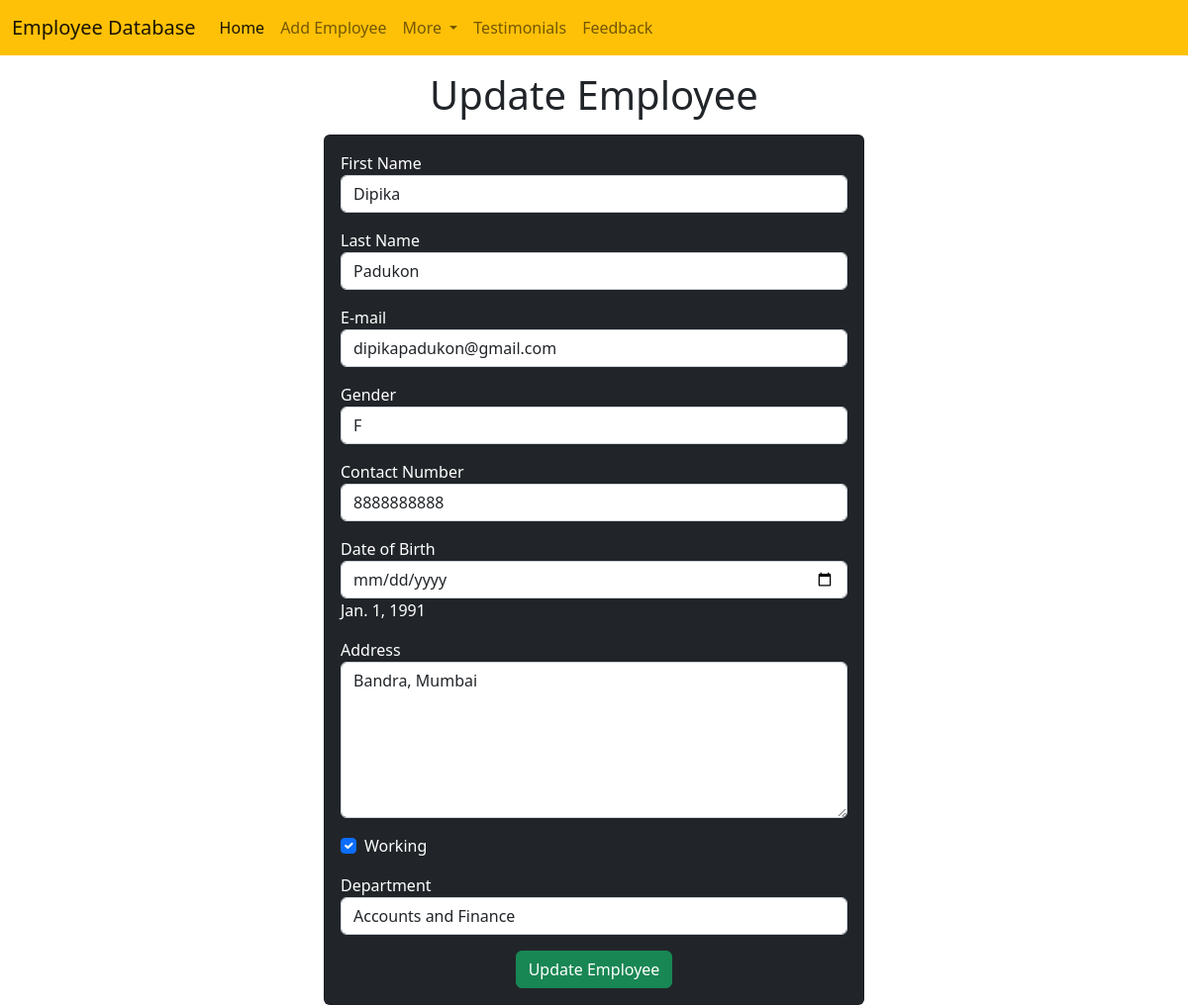
Page /employee/update-employee/9 on the committed database.
### employee/models.py (models this page shows, shortened)
class Emp_data(models.Model):
    fname= models.CharField(max_length=30)
    lname= models.CharField(max_length=30)
    email= models.CharField(max_length=40)
    GENDER_CHOICES = [
        ('M', 'Male'),
        ('F', 'Female'),
    ]
    gender = models.CharField(max_length=1, choices=GENDER_CHOICES)
    contact= models.IntegerField()
    dob = models.DateField(verbose_name='Date of Birth')
    address =models.CharField(max_length=200)
    working = models.BooleanField(default=True)
    department = models.CharField(max_length=200,null=True)

### employee/views.py (the view)
# urls.py: path("update-employee/<int:employee_id>",update_employee),
def update_employee(request,employee_id):
    emp= Emp_data.objects.get(pk=employee_id)
    return render(request,"employee/update-employee.html",{
        'emp':emp
    })

### templates/employee/update-employee.html (shortened to what this page needs)
<!doctype html>
<html lang="en">
  <head>
    <link href="https://cdn.jsdelivr.net/npm/bootstrap@5.2.3/dist/css/bootstrap.min.css" rel="stylesheet">
  </head>
  <body>
    {% include 'employee/navbar.html' %}
    <h1 class= "text-center my-3"><center>Update Employee</center></h1>
    <div class="container">
      <div class="row">
        <div class="col-md-6 offset-md-3">
            <div class="card bg-dark text-white">
              <div class="card-body">
                <form action="/employee/do-update/{{emp.id}}" method="POST">
                  <div class="mb-3">
                    <label for ="fname">First Name</label>
                    <input id="fname" type ="text" class="form-control" placeholder="Enter First Name" name="fname" value={{emp.fname}}>
                  </div>
                  <div class="mb-3">
                    <label for ="lname">Last Name</label>
                    <input id="lname" type ="text" class="form-control" placeholder="Enter Last Name" name="lname" value={{emp.lname}}>
                  </div>
                  <div class="mb-3">
                    <label for ="email">E-mail</label>
                    <input id="email" type ="text" class="form-control" placeholder="Enter E-mail here" name="email" value={{emp.email}}>
                  </div>
                  <div class="mb-3">
                    <label for ="gender">Gender</label>
                    <input id="gender" type ="text" class="form-control" placeholder="Select Gender" name="gender" value={{emp.gender}}>
                  </div>
                  <div class="mb-3">
                    <label for ="contact">Contact Number</label>
                    <input id="contact" type ="text" class="form-control" placeholder="Enter Contact Details" name="contact" value={{emp.contact}}>
                  </div>
                  <div class="mb-3">
                    <label for ="dob">Date of Birth</label>
                    <input name= "dob" id="dob" type="date" placeholder="YYYY-MM_DD" class="form-control" value={{emp.dob}}>{{emp.dob}}
                  </div>
                  <div class="mb-3">
                    <label for ="address">Address</label>
                    <textarea name="address" id="address" rows="6" class="form-control">{{emp.address}}</textarea>
                  </div>
                  <div class="mb-3 form-check">
                    <label for ="working">Working</label>
                    <input {% if emp.working %} checked {% endif %} type ="checkbox" class="form-check-input" name="working">
                  </div>
                  <div class="mb-3">
                    <label for ="department">Department</label>
                    <select name="department" id="department" class="form-control" value={{emp.department}}>
                      <option value="Accounts and Finance">Accounts and Finance</option>
                    </select>
                  </div>
                  <div class="container text-center">
                    <button class="btn btn-success" >
                      Update Employee
                    </button>
                  </div>
              </div>
            </div>
        </div>
      </div>
    </div>
  </body>
</html>

### rows in the picture
Emp_data: fname "Dipika", lname "Padukon", email "dipikapadukon@gmail.com", gender "F", contact "8888888888", dob "Jan. 1, 1991", address "Bandra, Mumbai", working "☑", department "Accounts and Finance"
